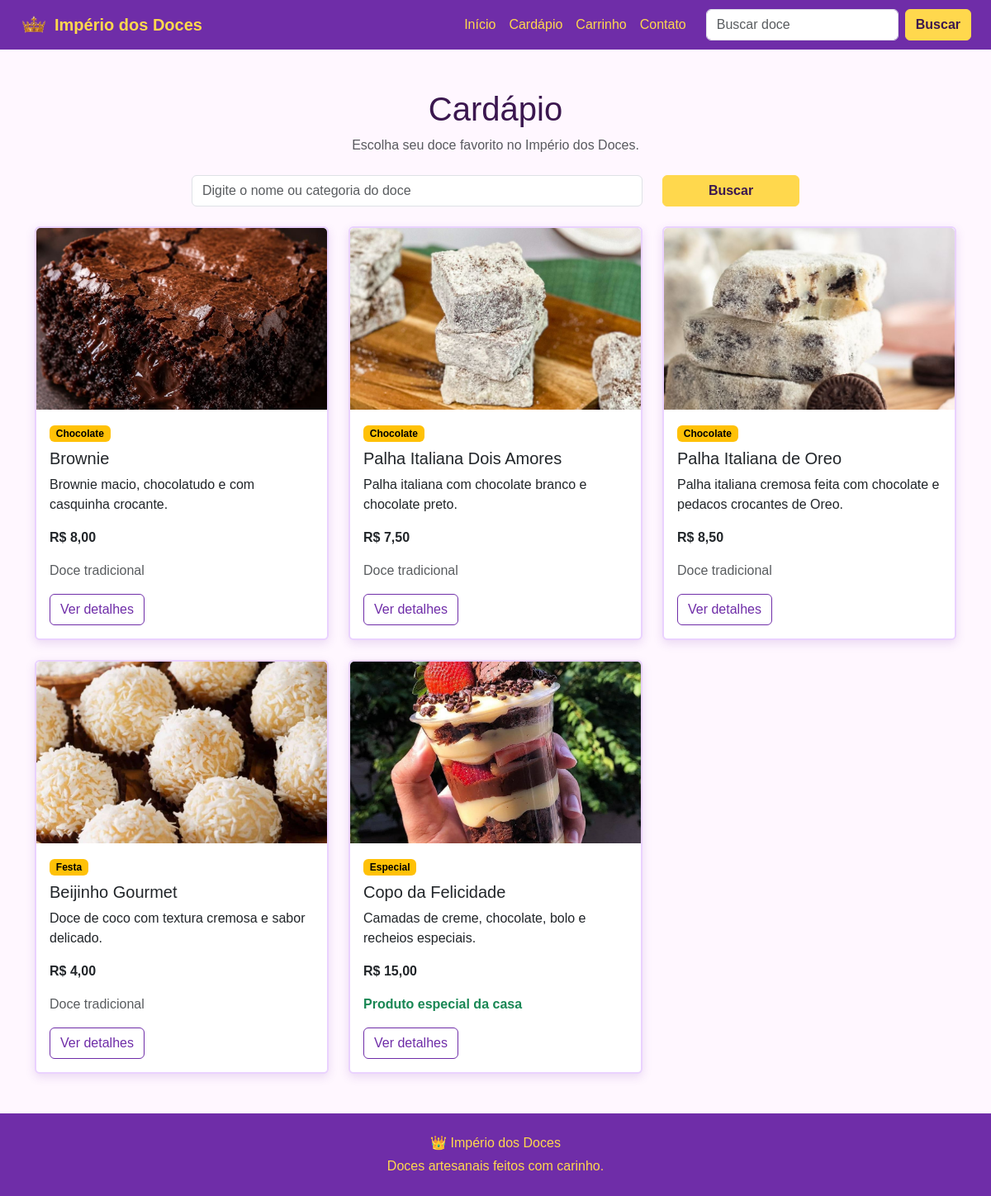
Page /cardapio.php on the committed database.
### tables this page shows
CREATE TABLE produtos (
    id_produto INT AUTO_INCREMENT PRIMARY KEY,
    nm_produto VARCHAR(100) NOT NULL,
    ds_produto TEXT NOT NULL,
    vl_preco DECIMAL(10,2) NOT NULL,
    img_produto VARCHAR(100) NOT NULL,
    nm_categoria VARCHAR(50) NOT NULL
);

### data/produtos_banco.php (called while the page is built)
<?php
include "includes/conexao.php";
$sql = "SELECT * FROM produtos";
$resultado = $conexao->query($sql);
$produtos = [];
while ($linha = $resultado->fetch_assoc()) {
    $produtos[] = [
        "id" => $linha["id_produto"],
        "nome" => $linha["nm_produto"],
        "descricao" => $linha["ds_produto"],
        "preco" => $linha["vl_preco"],
        "imagem" => $linha["img_produto"],
        "categoria" => $linha["nm_categoria"]
    ];
}

### includes/funcoes.php (called while the page is built, shortened)
<?php
function formatarPreco($preco) {
    return "R$ " . number_format($preco, 2, ",", ".");
}
function produtoEmPromocao($preco) {
    if ($preco >= 10) {
        return true;
    }
    return false;
}

### cardapio.php (the view, shortened to what this page needs)
<?php
include "data/produtos_banco.php";
include "includes/funcoes.php";
include "includes/header.php";
$busca = "";
?>
<main class="container my-5">
    <section class="text-center mb-4">
        <h1>Cardápio</h1>
        <p class="text-muted">Escolha seu doce favorito no Império dos Doces.</p>
    </section>
    <form class="row justify-content-center mb-4" method="GET" action="cardapio.php">
    <div class="col-md-6">
        <input
            type="search"
            name="busca"
            class="form-control"
            placeholder="Digite o nome ou categoria do doce"
            value="<?= $busca; ?>"
        >
    </div>
    <div class="col-md-2 mt-2 mt-md-0">
        <button type="submit" class="btn btn-warning w-100">Buscar</button>
    </div>
</form>
    <div class="row g-4">
        <?php
        foreach ($produtos as $produto) {
            $nomeProduto = strtolower($produto["nome"]);
            $categoriaProduto = strtolower($produto["categoria"]);
            $termoBusca = strtolower($busca);
            if ($busca == "" || str_contains($nomeProduto, $termoBusca) || str_contains($categoriaProduto, $termoBusca)) {
        ?>
                <div class="col-md-4">
                    <div class="card h-100 card-doce">
                        <img src="assets/img/<?= $produto["imagem"]; ?>" class="card-img-top imagem-card-doce" alt="<?= $produto["nome"]; ?>">
                        <div class="card-body">
                            <span class="badge text-bg-warning mb-2"><?= $produto["categoria"]; ?></span>
                            <h5 class="card-title"><?= $produto["nome"]; ?></h5>
                            <p class="card-text"><?= $produto["descricao"]; ?></p>
                            <p class="fw-bold"><?= formatarPreco($produto["preco"]); ?></p>
                            <?php if (produtoEmPromocao($produto["preco"])) { ?>
                                <p class="text-success fw-bold">Produto especial da casa</p>
                            <?php } else { ?>
                                <p class="text-muted">Doce tradicional</p>
                            <?php } ?>
                            <a href="produto.php?id=<?= $produto["id"]; ?>" class="btn btn-outline-primary">Ver detalhes</a>
                        </div>
                    </div>
                </div>
        <?php
            }
        }
        ?>
    </div>
</main>
<?php include "includes/footer.php"; ?>

### includes/header.php (shortened to what this page needs)
<!DOCTYPE html>
<html lang="pt-br">
<head>
    <link href="https://cdn.jsdelivr.net/npm/bootstrap@5.3.3/dist/css/bootstrap.min.css" rel="stylesheet">
    <link rel="stylesheet" href="assets/css/style.css">
</head>
<body>
<nav class="navbar navbar-expand-lg navbar-dark menu-principal">
    <div class="container-fluid px-4">
        <a class="navbar-brand fw-bold d-flex align-items-center gap-2" href="index.php">
    <img src="assets/img/coroa-logo.png" alt="Coroa" class="logo-coroa-menu">
    Império dos Doces
</a>
        <div class="collapse navbar-collapse" id="menuSite">
            <ul class="navbar-nav ms-auto">
                <li class="nav-item">
                    <a class="nav-link" href="index.php">Início</a>
                </li>
                <li class="nav-item">
                    <a class="nav-link" href="cardapio.php">Cardápio</a>
                </li>
                <li class="nav-item">
                    <a class="nav-link" href="carrinho.php">Carrinho</a>
                </li>
                <li class="nav-item">
                    <a class="nav-link" href="contato.php">Contato</a>
                </li>
                </ul>
                    <form class="d-flex ms-lg-3 mt-3 mt-lg-0" action="cardapio.php" method="GET">
                    <input class="form-control me-2" type="search" name="busca" placeholder="Buscar doce">
                    <button class="btn btn-warning" type="submit">Buscar</button>
            </form>
        </div>
    </div>
</nav>

### includes/footer.php (shortened to what this page needs)
<footer class="rodape mt-5">
    <div class="container text-center py-4">
        <p class="mb-1">👑 Império dos Doces</p>
        <p class="mb-0">Doces artesanais feitos com carinho.</p>
    </div>
</footer>
</body>
</html>

### assets/css/style.css (style rules this page uses)
body { background-color: #fff7ff; color: #3b174f; font-family: Arial, Helvetica, sans-serif; }
.menu-principal { background-color: #6f2da8; }
.navbar-brand, .nav-link { color: #ffd84d !important; }
.card-doce { border: 2px solid #ead2ff; box-shadow: 0 4px 12px rgba(111, 45, 168, 0.15); transition: 0.3s; }
.btn-warning { background-color: #ffd84d; border-color: #ffd84d; color: #3b174f; font-weight: bold; }
.btn-outline-primary { border-color: #6f2da8; color: #6f2da8; }
.rodape { background-color: #6f2da8; color: #ffd84d; }
.logo-coroa-menu { width: 34px; height: 34px; object-fit: contain; }
.imagem-card-doce { height: 220px; object-fit: cover; object-position: center; background-color: #f4e4ff; }

### rows in the picture
produtos: img_produto+nm_produto (picture), nm_categoria "Chocolate", nm_produto "Brownie", ds_produto "Brownie macio, chocolatudo e com casquinha crocante.", vl_preco "R$ 8,00", shows "Doce tradicional"
produtos: img_produto (picture), nm_categoria "Chocolate", nm_produto "Palha Italiana Dois Amores", ds_produto "Palha italiana com chocolate branco e chocolate preto.", vl_preco "R$ 7,50", shows "Doce tradicional"
produtos: img_produto (picture), nm_categoria "Chocolate", nm_produto "Palha Italiana de Oreo", ds_produto "Palha italiana cremosa feita com chocolate e pedacos crocantes de Oreo.", vl_preco "R$ 8,50", shows "Doce tradicional"
produtos: img_produto (picture), nm_categoria "Festa", nm_produto "Beijinho Gourmet", ds_produto "Doce de coco com textura cremosa e sabor delicado.", vl_preco "R$ 4,00", shows "Doce tradicional"
produtos: img_produto (picture), nm_categoria "Especial", nm_produto "Copo da Felicidade", ds_produto "Camadas de creme, chocolate, bolo e recheios especiais.", vl_preco "R$ 15,00", shows "Produto especial da casa"
